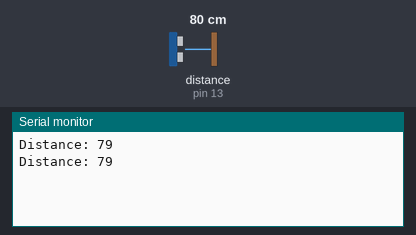
Simulated run of this sketch. Board: Arduino Uno, built with avr-gcc and run on an emulated ATmega328P. On the bench: the last lines printed to the serial monitor. Wiring (inferred from the names in the program): ultrasonic range finder: trigger pin 12; echo pin 13. Inputs (shaded band) come from the test bench; at power-on: distance to the obstacle (sensor on pin 13) 80 cm. The echo pulse lasts 58.3 µs per cm.

Above: at 1.8 s.
1.9 s: distance to the obstacle (sensor on pin 13) set to 2 cm
At 2.8 s:
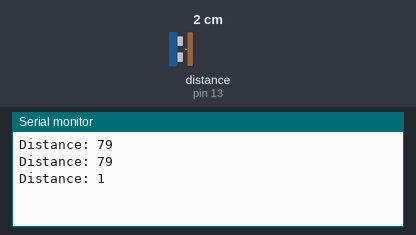
3.4 s: distance to the obstacle (sensor on pin 13) set to 4 cm
At 4.8 s:
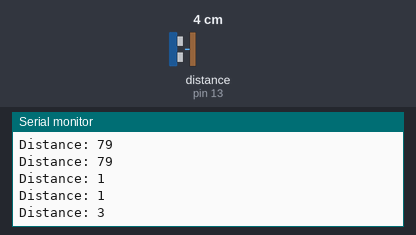
Timing chart, 0 to 6.4 s (numbered marks = the images above; inputs shaded):
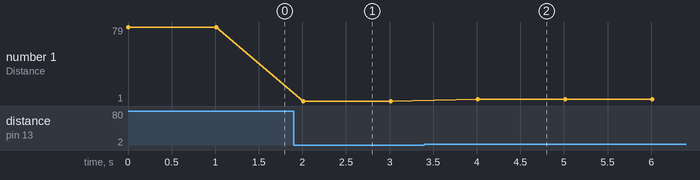

Measured:
- after the input at 1.9 s, the serial monitor: prints a new line after 0.11 s (image 1)
- after the input at 3.4 s, the serial monitor: prints a new line after 0.61 s (image 2)
- plotted number 1: 79 → 1 after the input at 1.9 s, 1 → 3 after the input at 3.4 s

The sketch:

prueba_solo_dist_ultrason.ino
```cpp
#define echoPin 13
#define trigPin 12
long duration;
int distance;

void setup() {
  pinMode(trigPin, OUTPUT);
  pinMode(echoPin, INPUT);
  Serial.begin(9600);
}

void loop() {
  digitalWrite(trigPin, LOW);
  delayMicroseconds(2);
  digitalWrite(trigPin, HIGH);
  delayMicroseconds(10);
  digitalWrite(trigPin, LOW);
  duration = pulseIn(echoPin, HIGH);
  distance = (duration/2) / 29.1;
  Serial.print("Distance: ");
  Serial.println(distance);
  delay(1000);
}
```
